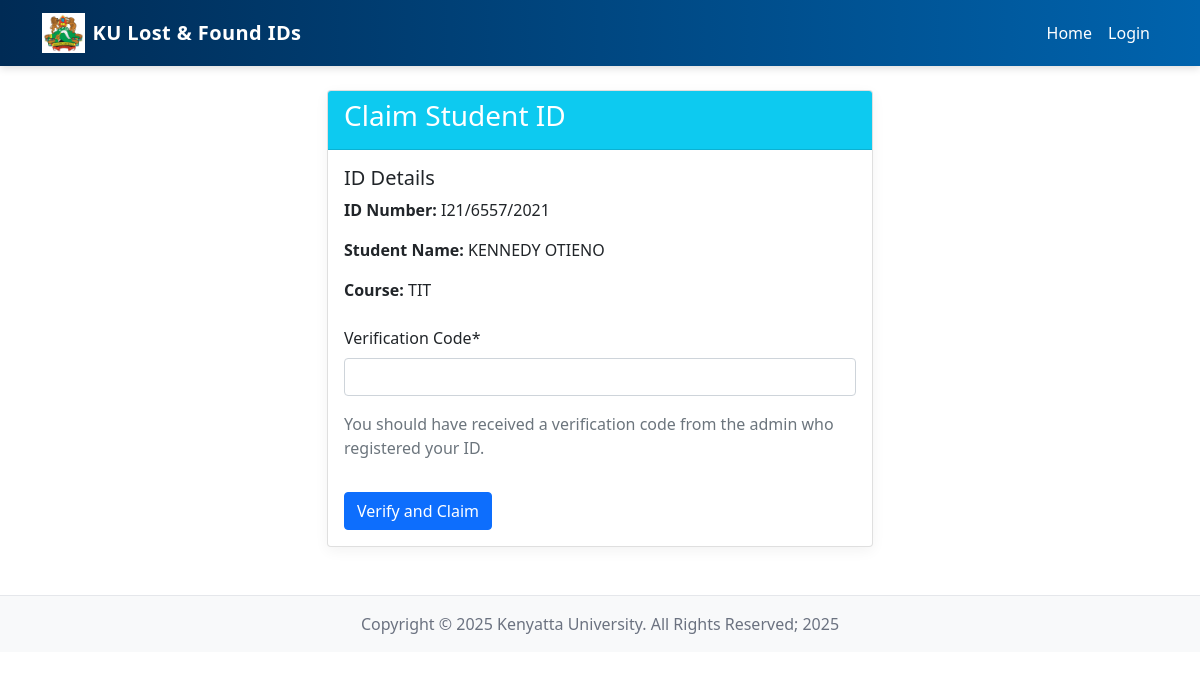
Page /claim/1/ on the committed database.
### id_management/models.py (models this page shows, shortened)
class StudentID(models.Model):
    STATUS_CHOICES = [
        ('LOST', 'Lost'),
        ('FOUND', 'Found'),
        ('RETURNED', 'Returned'),
    ]
    id_number = models.CharField(max_length=20, unique=True, verbose_name="ID Number")
    student_name = models.CharField(max_length=100)
    course = models.CharField(max_length=100)
    reported_by = models.ForeignKey(
        settings.AUTH_USER_MODEL,
        on_delete=models.SET_NULL,
        null=True,
        blank=True
    )
    date_reported = models.DateTimeField(auto_now_add=True)
    status = models.CharField(max_length=10, choices=STATUS_CHOICES, default='FOUND')
    found_by = models.CharField(max_length=100, blank=True, null=True)
    found_date = models.DateField(blank=True, null=True)
    claimed_by = models.ForeignKey(
        settings.AUTH_USER_MODEL,
        on_delete=models.SET_NULL,
        null=True,
        blank=True,
        related_name='claimed_ids'
    )
    date_claimed = models.DateTimeField(null=True, blank=True)
    lost_date = models.DateField(blank=True, null=True)
    verification_code = models.CharField(max_length=6, blank=True, null=True)

### id_management/views.py (the view)
# urls.py: path('claim/<int:pk>/', views.claim_id, name='claim-id'),
def claim_id(request, pk):
    id_record = get_object_or_404(StudentID, pk=pk)
    if request.method == 'POST':
        form = ClaimIDForm(request.POST)
        if form.is_valid():
            verification_code = form.cleaned_data['verification_code']
            if verification_code == id_record.verification_code:
                id_record.status = 'RETURNED'
                id_record.claimed_by = request.user if request.user.is_authenticated else None
                id_record.date_claimed = timezone.now()
                id_record.save()
                messages.success(request, 'ID successfully claimed.')
                return redirect('home')
            else:
                messages.error(request, 'Invalid verification code.')
    else:
        form = ClaimIDForm()
    return render(request, 'claim_id.html', {'form': form, 'id_record': id_record})

### id_management/forms.py
class ClaimIDForm(forms.Form):
    verification_code = forms.CharField(label='Verification Code', max_length=6)

### id_management/templates/claim_id.html (shortened to what this page needs)
{% extends 'base.html' %}
{% load crispy_forms_tags %}
{% block content %}
<div class="row justify-content-center">
    <div class="col-md-6">
        <div class="card">
            <div class="card-header bg-info text-white">
                <h3>Claim Student ID</h3>
            </div>
            <div class="card-body">
                <div class="mb-4">
                    <h5>ID Details</h5>
                    <p><strong>ID Number:</strong> {{ id_record.id_number }}</p>
                    <p><strong>Student Name:</strong> {{ id_record.student_name }}</p>
                    <p><strong>Course:</strong> {{ id_record.course }}</p>
                </div>
                <form method="post">
                    {{ form|crispy }}
                    <p class="text-muted">You should have received a verification code from the admin who registered your ID.</p>
                    <button type="submit" class="btn btn-primary mt-3">Verify and Claim</button>
                </form>
            </div>
        </div>
    </div>
</div>
{% endblock content %}

### id_management/static/css/base.css (style rules this page uses)
:root { --ku-dark: #002b55; --ku-mid: #0063ad; --ku-accent: #ffd54f; --ku-bg: #fafbfc; }
*, *::before, *::after { box-sizing: border-box; }
body { font-family: 'Inter', sans-serif; background: var(--ku-bg); color: #333; min-height: 100vh; display: flex; flex-direction: column; }
.card { border: none; border-radius: 1rem; box-shadow: 0 4px 14px rgba(0, 0, 0, 0.05); transition: transform 0.3s cubic-bezier(.2,.8,.2,1), box-shadow 0.3s cubic-bezier(.2,.8,.2,1); }
.btn-primary, .btn-info { transition: transform 0.2s, box-shadow 0.2s; }

### rows in the picture
StudentID: id_number "I21/6557/2021", student_name "KENNEDY OTIENO", course "TIT"
